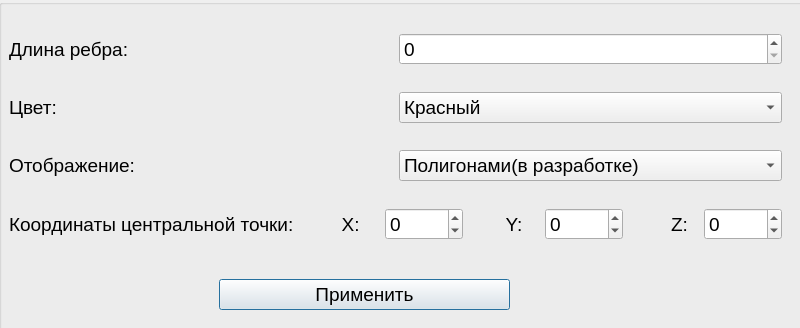
<?xml version="1.0" encoding="UTF-8"?>
<ui version="4.0">
 <class>CubParametr</class>
 <widget class="QDialog" name="CubParametr">
  <property name="geometry">
   <rect>
    <x>0</x>
    <y>0</y>
    <width>800</width>
    <height>328</height>
   </rect>
  </property>
  <property name="minimumSize">
   <size>
    <width>800</width>
    <height>328</height>
   </size>
  </property>
  <property name="maximumSize">
   <size>
    <width>800</width>
    <height>328</height>
   </size>
  </property>
  <widget class="QGroupBox" name="groupBox">
   <property name="geometry">
    <rect>
     <x>-1</x>
     <y>-1</y>
     <width>811</width>
     <height>351</height>
    </rect>
   </property>
   <property name="title">
    <string/>
   </property>
   <widget class="QPushButton" name="ok">
    <property name="geometry">
     <rect>
      <x>220</x>
      <y>280</y>
      <width>291</width>
      <height>31</height>
     </rect>
    </property>
    <property name="font">
     <font>
      <pointsize>14</pointsize>
     </font>
    </property>
    <property name="text">
     <string>Применить</string>
    </property>
   </widget>
   <widget class="QWidget" name="layoutWidget">
    <property name="geometry">
     <rect>
      <x>10</x>
      <y>13</y>
      <width>773</width>
      <height>251</height>
     </rect>
    </property>
    <layout class="QVBoxLayout" name="verticalLayout">
     <item>
      <layout class="QHBoxLayout" name="horizontalLayout_4">
       <item>
        <widget class="QLabel" name="label">
         <property name="font">
          <font>
           <pointsize>14</pointsize>
          </font>
         </property>
         <property name="text">
          <string>Длина ребра:</string>
         </property>
        </widget>
       </item>
       <item>
        <widget class="QSpinBox" name="rebro">
         <property name="font">
          <font>
           <pointsize>14</pointsize>
          </font>
         </property>
         <property name="maximum">
          <number>1000</number>
         </property>
        </widget>
       </item>
      </layout>
     </item>
     <item>
      <layout class="QHBoxLayout" name="horizontalLayout_3">
       <item>
        <widget class="QLabel" name="label_2">
         <property name="font">
          <font>
           <pointsize>14</pointsize>
          </font>
         </property>
         <property name="text">
          <string>Цвет:</string>
         </property>
        </widget>
       </item>
       <item>
        <widget class="QComboBox" name="color">
         <property name="font">
          <font>
           <pointsize>14</pointsize>
          </font>
         </property>
         <item>
          <property name="text">
           <string>Красный</string>
          </property>
         </item>
         <item>
          <property name="text">
           <string>Зелёный</string>
          </property>
         </item>
         <item>
          <property name="text">
           <string>Синий</string>
          </property>
         </item>
        </widget>
       </item>
      </layout>
     </item>
     <item>
      <layout class="QHBoxLayout" name="horizontalLayout_2">
       <item>
        <widget class="QLabel" name="label_3">
         <property name="font">
          <font>
           <pointsize>14</pointsize>
          </font>
         </property>
         <property name="text">
          <string>Отображение:</string>
         </property>
        </widget>
       </item>
       <item>
        <widget class="QComboBox" name="comboBox_2">
         <property name="font">
          <font>
           <pointsize>14</pointsize>
          </font>
         </property>
         <item>
          <property name="text">
           <string>Полигонами(в разработке)</string>
          </property>
         </item>
         <item>
          <property name="text">
           <string>Точками</string>
          </property>
         </item>
        </widget>
       </item>
      </layout>
     </item>
     <item>
      <layout class="QHBoxLayout" name="horizontalLayout">
       <item>
        <widget class="QLabel" name="label_4">
         <property name="font">
          <font>
           <pointsize>14</pointsize>
          </font>
         </property>
         <property name="text">
          <string>Координаты центральной точки:  </string>
         </property>
        </widget>
       </item>
       <item>
        <widget class="QLabel" name="label_5">
         <property name="font">
          <font>
           <pointsize>14</pointsize>
          </font>
         </property>
         <property name="text">
          <string>      X:</string>
         </property>
        </widget>
       </item>
       <item>
        <widget class="QSpinBox" name="rebro_2">
         <property name="font">
          <font>
           <pointsize>14</pointsize>
          </font>
         </property>
         <property name="minimum">
          <number>-1001</number>
         </property>
         <property name="maximum">
          <number>1001</number>
         </property>
        </widget>
       </item>
       <item>
        <widget class="QLabel" name="label_6">
         <property name="font">
          <font>
           <pointsize>14</pointsize>
          </font>
         </property>
         <property name="text">
          <string>       Y:</string>
         </property>
        </widget>
       </item>
       <item>
        <widget class="QSpinBox" name="rebro_3">
         <property name="font">
          <font>
           <pointsize>14</pointsize>
          </font>
         </property>
         <property name="minimum">
          <number>-1001</number>
         </property>
         <property name="maximum">
          <number>1001</number>
         </property>
        </widget>
       </item>
       <item>
        <widget class="QLabel" name="label_7">
         <property name="font">
          <font>
           <pointsize>14</pointsize>
          </font>
         </property>
         <property name="text">
          <string>        Z:</string>
         </property>
        </widget>
       </item>
       <item>
        <widget class="QSpinBox" name="rebro_4">
         <property name="font">
          <font>
           <pointsize>14</pointsize>
          </font>
         </property>
         <property name="minimum">
          <number>-1000</number>
         </property>
         <property name="maximum">
          <number>1000</number>
         </property>
        </widget>
       </item>
      </layout>
     </item>
    </layout>
   </widget>
  </widget>
 </widget>
 <resources/>
 <connections/>
</ui>
